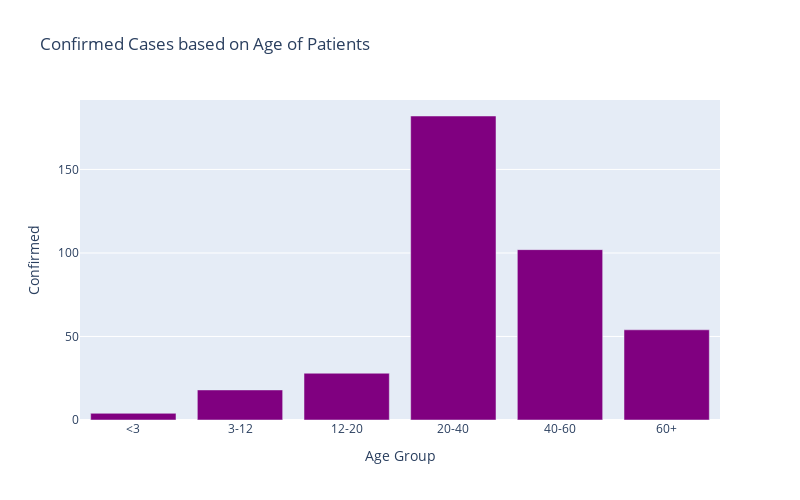

Notebook source saved alongside this figure:
### Code cell
bins = [0,3,12,20,40,60,np.inf]
ranges = ['<3','3-12','12-20','20-40','40-60','60+']
rawCases['AgeRange']=pd.cut(rawCases.Age,bins,labels=ranges)
#ageGroup=rawCases.groupby(by='AgeRange')
#ageGroup.AgeRange.count().plot(kind='bar');

ageGroup=rawCases.groupby(by='AgeRange').size().reset_index(name='count')
ageGroup=ageGroup.rename(columns={'AgeRange':'Age Group','count':'Confirmed'})


px.bar(
    ageGroup,
    x = "Age Group",
    y = "Confirmed",
    title= "Confirmed Cases based on Age of Patients", # the axis names
    color_discrete_sequence=["purple"], 
    height=500,
    width=800
)

### Figure 1 — Plotly figure (JSON) as saved in the notebook; plotly's stock layout.template omitted (floating-point values rounded to 4 significant figures)
{"data": [{"alignmentgroup": "True", "hovertemplate": "Age Group=%{x}<br>Confirmed=%{y}<extra></extra>", "legendgroup": "", "marker": {"color": "purple"}, "name": "", "offsetgroup": "", "orientation": "v", "showlegend": false, "textposition": "auto", "type": "bar", "x": ["<3", "3-12", "12-20", "20-40", "40-60", "60+"], "xaxis": "x", "y": [4, 18, 28, 182, 102, 54], "yaxis": "y"}], "layout": {"barmode": "relative", "height": 500, "legend": {"tracegroupgap": 0}, "title": {"text": "Confirmed Cases based on Age of Patients"}, "width": 800, "xaxis": {"anchor": "y", "domain": [0, 1], "title": {"text": "Age Group"}}, "yaxis": {"anchor": "x", "domain": [0, 1], "title": {"text": "Confirmed"}}}}
